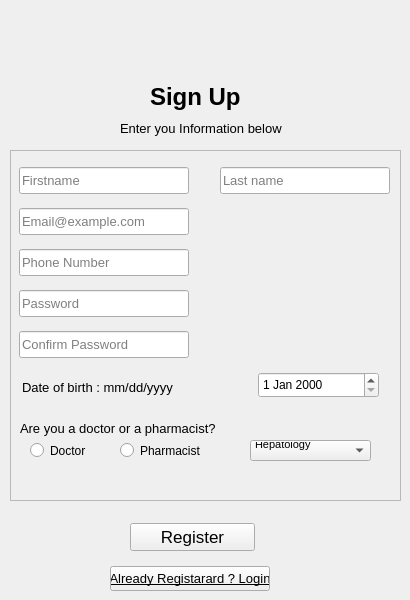
                      <widget class="QWidget" name="RegisterPage">
                       <widget class="QWidget" name="widget_5" native="true">
                        <property name="geometry">
                         <rect>
                          <x>100</x>
                          <y>11</y>
                          <width>201</width>
                          <height>131</height>
                         </rect>
                        </property>
                        <widget class="QLabel" name="label">
                         <property name="geometry">
                          <rect>
                           <x>70</x>
                           <y>0</y>
                           <width>61</width>
                           <height>61</height>
                          </rect>
                         </property>
                         <property name="minimumSize">
                          <size>
                           <width>50</width>
                           <height>50</height>
                          </size>
                         </property>
                         <property name="maximumSize">
                          <size>
                           <width>64</width>
                           <height>64</height>
                          </size>
                         </property>
                         <property name="text">
                          <string/>
                         </property>
                         <property name="pixmap">
                          <pixmap resource="Final_Main_ph.qrc">:/Icon_custom/Image_for_main/icon_custom/add-friend50px.png</pixmap>
                         </property>
                        </widget>
                        <widget class="QLabel" name="label_2">
                         <property name="geometry">
                          <rect>
                           <x>50</x>
                           <y>70</y>
                           <width>91</width>
                           <height>31</height>
                          </rect>
                         </property>
                         <property name="font">
                          <font>
                           <pointsize>18</pointsize>
                           <bold>true</bold>
                          </font>
                         </property>
                         <property name="text">
                          <string>Sign Up</string>
                         </property>
                        </widget>
                        <widget class="QLabel" name="label_3">
                         <property name="geometry">
                          <rect>
                           <x>20</x>
                           <y>107</y>
                           <width>171</width>
                           <height>20</height>
                          </rect>
                         </property>
                         <property name="font">
                          <font>
                           <pointsize>10</pointsize>
                          </font>
                         </property>
                         <property name="text">
                          <string>Enter you Information below</string>
                         </property>
                        </widget>
                       </widget>
                       <widget class="QFrame" name="frame">
                        <property name="geometry">
                         <rect>
                          <x>10</x>
                          <y>150</y>
                          <width>391</width>
                          <height>351</height>
                         </rect>
                        </property>
                        <property name="styleSheet">
                         <string notr="true">*{

}</string>
                        </property>
                        <property name="frameShape">
                         <enum>QFrame::StyledPanel</enum>
                        </property>
                        <property name="frameShadow">
                         <enum>QFrame::Raised</enum>
                        </property>
                        <widget class="QLineEdit" name="lineEdit_2">
                         <property name="geometry">
                          <rect>
                           <x>9</x>
                           <y>140</y>
                           <width>170</width>
                           <height>27</height>
                          </rect>
                         </property>
                         <property name="minimumSize">
                          <size>
                           <width>170</width>
                           <height>27</height>
                          </size>
                         </property>
                         <property name="maximumSize">
                          <size>
                           <width>150</width>
                           <height>27</height>
                          </size>
                         </property>
                         <property name="font">
                          <font>
                           <pointsize>10</pointsize>
                          </font>
                         </property>
                         <property name="echoMode">
                          <enum>QLineEdit::Password</enum>
                         </property>
                         <property name="placeholderText">
                          <string>Password</string>
                         </property>
                        </widget>
                        <widget class="QLineEdit" name="lineEdit_3">
                         <property name="geometry">
                          <rect>
                           <x>9</x>
                           <y>181</y>
                           <width>170</width>
                           <height>27</height>
                          </rect>
                         </property>
                         <property name="minimumSize">
                          <size>
                           <width>170</width>
                           <height>27</height>
                          </size>
                         </property>
                         <property name="maximumSize">
                          <size>
                           <width>170</width>
                           <height>27</height>
                          </size>
                         </property>
                         <property name="font">
                          <font>
                           <pointsize>10</pointsize>
                          </font>
                         </property>
                         <property name="echoMode">
                          <enum>QLineEdit::Password</enum>
                         </property>
                         <property name="placeholderText">
                          <string>Confirm Password</string>
                         </property>
                        </widget>
                        <widget class="QLineEdit" name="lineEdit_5">
                         <property name="geometry">
                          <rect>
                           <x>9</x>
                           <y>58</y>
                           <width>170</width>
                           <height>27</height>
                          </rect>
                         </property>
                         <property name="minimumSize">
                          <size>
                           <width>170</width>
                           <height>27</height>
                          </size>
                         </property>
                         <property name="maximumSize">
                          <size>
                           <width>150</width>
                           <height>27</height>
                          </size>
                         </property>
                         <property name="font">
                          <font>
                           <pointsize>10</pointsize>
                          </font>
                         </property>
                         <property name="placeholderText">
                          <string>Email@example.com</string>
                         </property>
                        </widget>
                        <widget class="QLineEdit" name="lineEdit_6">
                         <property name="geometry">
                          <rect>
                           <x>9</x>
                           <y>99</y>
                           <width>170</width>
                           <height>27</height>
                          </rect>
                         </property>
                         <property name="minimumSize">
                          <size>
                           <width>170</width>
                           <height>27</height>
                          </size>
                         </property>
                         <property name="maximumSize">
                          <size>
                           <width>150</width>
                           <height>27</height>
                          </size>
                         </property>
                         <property name="font">
                          <font>
                           <pointsize>10</pointsize>
                          </font>
                         </property>
                         <property name="echoMode">
                          <enum>QLineEdit::Normal</enum>
                         </property>
                         <property name="placeholderText">
                          <string>Phone Number</string>
                         </property>
                        </widget>
                        <widget class="QLineEdit" name="lineEdit">
                         <property name="geometry">
                          <rect>
                           <x>9</x>
                           <y>17</y>
                           <width>170</width>
                           <height>27</height>
                          </rect>
                         </property>
                         <property name="minimumSize">
                          <size>
                           <width>170</width>
                           <height>27</height>
                          </size>
                         </property>
                         <property name="maximumSize">
                          <size>
                           <width>130</width>
                           <height>27</height>
                          </size>
                         </property>
                         <property name="font">
                          <font>
                           <pointsize>10</pointsize>
                          </font>
                         </property>
                         <property name="placeholderText">
                          <string>Firstname</string>
                         </property>
                        </widget>
                        <widget class="QLineEdit" name="lineEdit_4">
                         <property name="geometry">
                          <rect>
                           <x>210</x>
                           <y>17</y>
                           <width>170</width>
                           <height>27</height>
                          </rect>
                         </property>
                         <property name="minimumSize">
                          <size>
                           <width>170</width>
                           <height>27</height>
                          </size>
                         </property>
                         <property name="maximumSize">
                          <size>
                           <width>130</width>
                           <height>27</height>
                          </size>
                         </property>
                         <property name="font">
                          <font>
                           <pointsize>10</pointsize>
                          </font>
                         </property>
                         <property name="placeholderText">
                          <string>Last name</string>
                         </property>
                        </widget>
                        <widget class="QLabel" name="label_4">
                         <property name="geometry">
                          <rect>
                           <x>12</x>
                           <y>229</y>
                           <width>201</width>
                           <height>16</height>
                          </rect>
                         </property>
                         <property name="font">
                          <font>
                           <pointsize>10</pointsize>
                          </font>
                         </property>
                         <property name="text">
                          <string>Date of birth : mm/dd/yyyy</string>
                         </property>
                        </widget>
                        <widget class="QDateEdit" name="dateEdit">
                         <property name="geometry">
                          <rect>
                           <x>248</x>
                           <y>222</y>
                           <width>121</width>
                           <height>26</height>
                          </rect>
                         </property>
                        </widget>
                        <widget class="QLabel" name="label_5">
                         <property name="geometry">
                          <rect>
                           <x>10</x>
                           <y>270</y>
                           <width>195</width>
                           <height>16</height>
                          </rect>
                         </property>
                         <property name="font">
                          <font>
                           <pointsize>10</pointsize>
                          </font>
                         </property>
                         <property name="text">
                          <string>Are you a doctor or a pharmacist?</string>
                         </property>
                        </widget>
                        <widget class="QRadioButton" name="radioButton_Dr">
                         <property name="geometry">
                          <rect>
                           <x>20</x>
                           <y>292</y>
                           <width>82</width>
                           <height>17</height>
                          </rect>
                         </property>
                         <property name="text">
                          <string>Doctor</string>
                         </property>
                        </widget>
                        <widget class="QRadioButton" name="radioButton_pharm">
                         <property name="geometry">
                          <rect>
                           <x>110</x>
                           <y>292</y>
                           <width>82</width>
                           <height>17</height>
                          </rect>
                         </property>
                         <property name="text">
                          <string>Pharmacist</string>
                         </property>
                        </widget>
                        <widget class="QComboBox" name="comboBox">
                         <property name="geometry">
                          <rect>
                           <x>240</x>
                           <y>290</y>
                           <width>121</width>
                           <height>21</height>
                          </rect>
                         </property>
                         <property name="font">
                          <font>
                           <pointsize>8</pointsize>
                          </font>
                         </property>
                         <item>
                          <property name="text">
                           <string>Hepatology
</string>
                          </property>
                         </item>
                         <item>
                          <property name="text">
                           <string>Neurology
</string>
                          </property>
                         </item>
                         <item>
                          <property name="text">
                           <string>Obstetrics and Gynecology</string>
                          </property>
                         </item>
                         <item>
                          <property name="text">
                           <string>Internal Medicine
</string>
                          </property>
                         </item>
                         <item>
                          <property name="text">
                           <string>Orthopedics
</string>
                          </property>
                         </item>
                         <item>
                          <property name="text">
                           <string>Pediatrics
</string>
                          </property>
                         </item>
                         <item>
                          <property name="text">
                           <string>Urology</string>
                          </property>
                         </item>
                         <item>
                          <property name="text">
                           <string>Gastroenterology
</string>
                          </property>
                         </item>
                         <item>
                          <property name="text">
                           <string>Ophthalmology</string>
                          </property>
                         </item>
                         <item>
                          <property name="text">
                           <string>ENT (Ear, Nose, and Throat)</string>
                          </property>
                         </item>
                        </widget>
                       </widget>
                       <widget class="QPushButton" name="pushButton">
                        <property name="geometry">
                         <rect>
                          <x>130</x>
                          <y>523</y>
                          <width>125</width>
                          <height>28</height>
                         </rect>
                        </property>
                        <property name="minimumSize">
                         <size>
                          <width>125</width>
                          <height>28</height>
                         </size>
                        </property>
                        <property name="maximumSize">
                         <size>
                          <width>125</width>
                          <height>28</height>
                         </size>
                        </property>
                        <property name="font">
                         <font>
                          <pointsize>13</pointsize>
                          <italic>false</italic>
                          <bold>false</bold>
                          <strikeout>false</strikeout>
                          <stylestrategy>PreferAntialias</stylestrategy>
                          <kerning>true</kerning>
                         </font>
                        </property>
                        <property name="text">
                         <string>Register</string>
                        </property>
                       </widget>
                       <widget class="QPushButton" name="pushButton_2">
                        <property name="geometry">
                         <rect>
                          <x>110</x>
                          <y>566</y>
                          <width>160</width>
                          <height>25</height>
                         </rect>
                        </property>
                        <property name="minimumSize">
                         <size>
                          <width>160</width>
                          <height>25</height>
                         </size>
                        </property>
                        <property name="maximumSize">
                         <size>
                          <width>160</width>
                          <height>25</height>
                         </size>
                        </property>
                        <property name="font">
                         <font>
                          <pointsize>10</pointsize>
                          <underline>true</underline>
                         </font>
                        </property>
                        <property name="text">
                         <string>Already Registarard ? Login</string>
                        </property>
                       </widget>
                       <widget class="QLabel" name="ErrorMessage">
                        <property name="geometry">
                         <rect>
                          <x>60</x>
                          <y>490</y>
                          <width>271</width>
                          <height>20</height>
                         </rect>
                        </property>
                        <property name="text">
                         <string/>
                        </property>
                        <property name="wordWrap">
                         <bool>true</bool>
                        </property>
                       </widget>
                      </widget>
